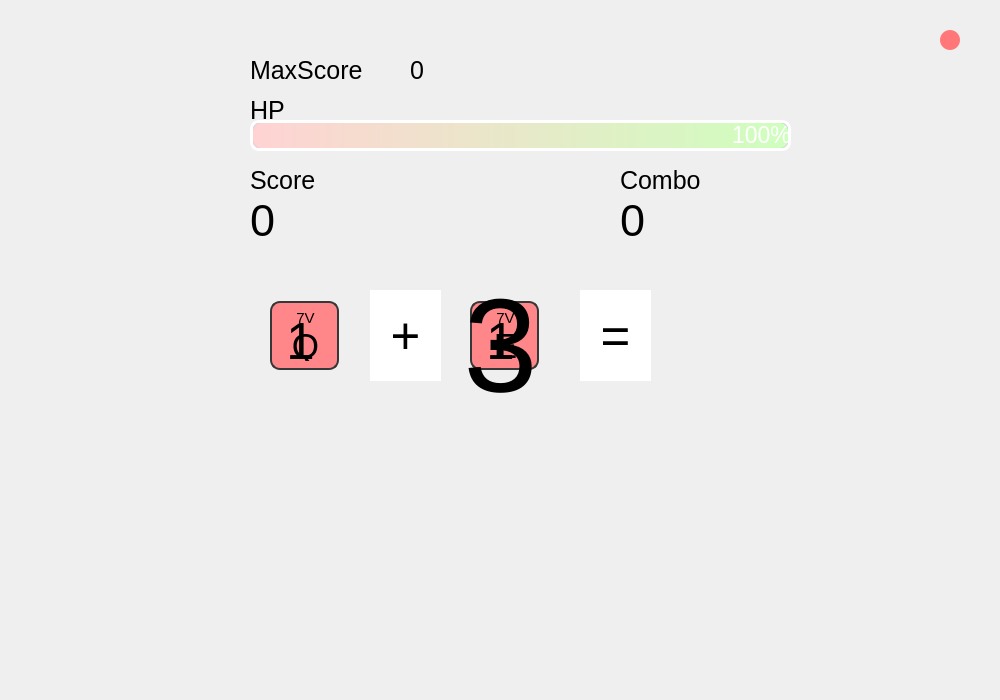
<?xml version="1.0" encoding="UTF-8"?>
<ui version="4.0">
 <class>InfiniteMode</class>
 <widget class="QMainWindow" name="InfiniteMode">
  <property name="geometry">
   <rect>
    <x>0</x>
    <y>0</y>
    <width>1000</width>
    <height>700</height>
   </rect>
  </property>
  <property name="windowTitle">
   <string>MainWindow</string>
  </property>
  <property name="styleSheet">
   <string notr="true">QWidget#centralwidget{
border-image: url(:/BG/BG/backblur.png);
}</string>
  </property>
  <property name="inputMethodHints">
   <set>Qt::InputMethodHint::ImhDigitsOnly</set>
  </property>
  <widget class="QWidget" name="centralwidget">
   <widget class="QLabel" name="N1">
    <property name="geometry">
     <rect>
      <x>240</x>
      <y>280</y>
      <width>121</width>
      <height>121</height>
     </rect>
    </property>
    <property name="font">
     <font>
      <pointsize>38</pointsize>
     </font>
    </property>
    <property name="styleSheet">
     <string notr="true">QLabel#N1{
border-image: url(:/BG/BG/Num.png);
}</string>
    </property>
    <property name="text">
     <string>1</string>
    </property>
    <property name="alignment">
     <set>Qt::AlignmentFlag::AlignCenter</set>
    </property>
   </widget>
   <widget class="QPushButton" name="Close1">
    <property name="geometry">
     <rect>
      <x>940</x>
      <y>30</y>
      <width>20</width>
      <height>20</height>
     </rect>
    </property>
    <property name="font">
     <font>
      <pointsize>38</pointsize>
     </font>
    </property>
    <property name="styleSheet">
     <string notr="true">QPushButton#Close1{
background-color: rgb(255, 119, 121);
border-radius:10px;
}</string>
    </property>
    <property name="text">
     <string/>
    </property>
   </widget>
   <widget class="QLabel" name="label_3">
    <property name="geometry">
     <rect>
      <x>370</x>
      <y>290</y>
      <width>71</width>
      <height>91</height>
     </rect>
    </property>
    <property name="font">
     <font>
      <pointsize>38</pointsize>
     </font>
    </property>
    <property name="styleSheet">
     <string notr="true">border-image: url();
background-color: rgb(255, 255, 255);</string>
    </property>
    <property name="text">
     <string>+</string>
    </property>
    <property name="alignment">
     <set>Qt::AlignmentFlag::AlignCenter</set>
    </property>
   </widget>
   <widget class="QLabel" name="label_4">
    <property name="geometry">
     <rect>
      <x>580</x>
      <y>290</y>
      <width>71</width>
      <height>91</height>
     </rect>
    </property>
    <property name="font">
     <font>
      <pointsize>38</pointsize>
     </font>
    </property>
    <property name="styleSheet">
     <string notr="true">border-image: url();
background-color: rgb(255, 255, 255);</string>
    </property>
    <property name="text">
     <string>=</string>
    </property>
    <property name="alignment">
     <set>Qt::AlignmentFlag::AlignCenter</set>
    </property>
   </widget>
   <widget class="QLabel" name="N2">
    <property name="geometry">
     <rect>
      <x>440</x>
      <y>280</y>
      <width>121</width>
      <height>121</height>
     </rect>
    </property>
    <property name="font">
     <font>
      <pointsize>38</pointsize>
     </font>
    </property>
    <property name="styleSheet">
     <string notr="true">QLabel#N2{
border-image: url(:/BG/BG/Num.png);
}</string>
    </property>
    <property name="text">
     <string>1</string>
    </property>
    <property name="alignment">
     <set>Qt::AlignmentFlag::AlignCenter</set>
    </property>
   </widget>
   <widget class="QProgressBar" name="progressBar">
    <property name="geometry">
     <rect>
      <x>250</x>
      <y>120</y>
      <width>541</width>
      <height>31</height>
     </rect>
    </property>
    <property name="font">
     <font>
      <pointsize>17</pointsize>
      <bold>false</bold>
     </font>
    </property>
    <property name="styleSheet">
     <string notr="true">QProgressBar::chunk
{
border-radius:8px;
background:qlineargradient(spread:pad,x1:0,y1:0,x2:1,y2:0,stop:0 rgb(255, 211, 211) stop:1  rgb(207, 255, 190));
}
QProgressBar#progressBar
{
height:22px;
text-align:right;
border-radius:9px;
border-style:solid;
border-width:3px;
boder-color:rgb(201, 201, 211);
background: rgb(201, 201, 211);
color:rgb(255, 255, 255);
}</string>
    </property>
    <property name="value">
     <number>100</number>
    </property>
   </widget>
   <widget class="QLabel" name="label_5">
    <property name="geometry">
     <rect>
      <x>250</x>
      <y>90</y>
      <width>121</width>
      <height>41</height>
     </rect>
    </property>
    <property name="font">
     <font>
      <pointsize>-1</pointsize>
     </font>
    </property>
    <property name="styleSheet">
     <string notr="true">font-size:25px;</string>
    </property>
    <property name="text">
     <string>HP</string>
    </property>
   </widget>
   <widget class="QLabel" name="label_6">
    <property name="geometry">
     <rect>
      <x>250</x>
      <y>160</y>
      <width>121</width>
      <height>41</height>
     </rect>
    </property>
    <property name="font">
     <font>
      <pointsize>-1</pointsize>
     </font>
    </property>
    <property name="styleSheet">
     <string notr="true">font-size:25px;</string>
    </property>
    <property name="text">
     <string>Score</string>
    </property>
   </widget>
   <widget class="QLabel" name="label_7">
    <property name="geometry">
     <rect>
      <x>620</x>
      <y>160</y>
      <width>121</width>
      <height>41</height>
     </rect>
    </property>
    <property name="font">
     <font>
      <pointsize>-1</pointsize>
     </font>
    </property>
    <property name="styleSheet">
     <string notr="true">font-size:25px;</string>
    </property>
    <property name="text">
     <string>Combo</string>
    </property>
   </widget>
   <widget class="QLabel" name="Hund">
    <property name="geometry">
     <rect>
      <x>260</x>
      <y>770</y>
      <width>121</width>
      <height>41</height>
     </rect>
    </property>
    <property name="font">
     <font>
      <pointsize>-1</pointsize>
     </font>
    </property>
    <property name="styleSheet">
     <string notr="true">font-size:17px;
</string>
    </property>
    <property name="text">
     <string>Chaos value</string>
    </property>
   </widget>
   <widget class="QLabel" name="Score">
    <property name="geometry">
     <rect>
      <x>250</x>
      <y>200</y>
      <width>321</width>
      <height>41</height>
     </rect>
    </property>
    <property name="font">
     <font>
      <pointsize>34</pointsize>
     </font>
    </property>
    <property name="text">
     <string>0</string>
    </property>
   </widget>
   <widget class="QLabel" name="Combo">
    <property name="geometry">
     <rect>
      <x>620</x>
      <y>200</y>
      <width>211</width>
      <height>41</height>
     </rect>
    </property>
    <property name="font">
     <font>
      <pointsize>34</pointsize>
     </font>
    </property>
    <property name="text">
     <string>0</string>
    </property>
   </widget>
   <widget class="QLabel" name="label_2">
    <property name="geometry">
     <rect>
      <x>60</x>
      <y>440</y>
      <width>151</width>
      <height>41</height>
     </rect>
    </property>
    <property name="font">
     <font>
      <pointsize>38</pointsize>
     </font>
    </property>
    <property name="styleSheet">
     <string notr="true">border-image: url(:/BG/BG/Space.png);</string>
    </property>
    <property name="text">
     <string/>
    </property>
   </widget>
   <widget class="QLabel" name="label_9">
    <property name="geometry">
     <rect>
      <x>50</x>
      <y>140</y>
      <width>151</width>
      <height>41</height>
     </rect>
    </property>
    <property name="font">
     <font>
      <pointsize>38</pointsize>
     </font>
    </property>
    <property name="styleSheet">
     <string notr="true">border-image: url(:/BG/BG/Clear.png);</string>
    </property>
    <property name="text">
     <string/>
    </property>
   </widget>
   <widget class="QLabel" name="label_10">
    <property name="geometry">
     <rect>
      <x>65</x>
      <y>210</y>
      <width>121</width>
      <height>41</height>
     </rect>
    </property>
    <property name="font">
     <font>
      <pointsize>38</pointsize>
     </font>
    </property>
    <property name="styleSheet">
     <string notr="true">border-image: url(:/BG/BG/No.png);</string>
    </property>
    <property name="text">
     <string/>
    </property>
   </widget>
   <widget class="QLabel" name="label_11">
    <property name="geometry">
     <rect>
      <x>65</x>
      <y>280</y>
      <width>121</width>
      <height>41</height>
     </rect>
    </property>
    <property name="font">
     <font>
      <pointsize>38</pointsize>
     </font>
    </property>
    <property name="styleSheet">
     <string notr="true">border-image: url(:/BG/BG/Re.png);</string>
    </property>
    <property name="text">
     <string/>
    </property>
   </widget>
   <widget class="QLabel" name="label_12">
    <property name="geometry">
     <rect>
      <x>60</x>
      <y>350</y>
      <width>151</width>
      <height>41</height>
     </rect>
    </property>
    <property name="font">
     <font>
      <pointsize>38</pointsize>
     </font>
    </property>
    <property name="styleSheet">
     <string notr="true">border-image: url(:/BG/BG/Submmit.png);</string>
    </property>
    <property name="text">
     <string/>
    </property>
   </widget>
   <widget class="QProgressBar" name="progressBar_2">
    <property name="geometry">
     <rect>
      <x>260</x>
      <y>870</y>
      <width>501</width>
      <height>31</height>
     </rect>
    </property>
    <property name="font">
     <font>
      <pointsize>17</pointsize>
      <bold>false</bold>
     </font>
    </property>
    <property name="styleSheet">
     <string notr="true">QProgressBar::chunk
{
border-radius:8px;
background:rgb(54, 53, 53);
}
QProgressBar#progressBar_2
{
height:22px;
text-align:right;
border-radius:9px;
border-style:solid;
border-width:3px;
boder-color:rgb(201, 201, 211);
background: rgb(201, 201, 211);
color:rgb(255, 255, 255);
}</string>
    </property>
    <property name="value">
     <number>0</number>
    </property>
   </widget>
   <widget class="QLabel" name="TOPB">
    <property name="geometry">
     <rect>
      <x>310</x>
      <y>-540</y>
      <width>391</width>
      <height>521</height>
     </rect>
    </property>
    <property name="font">
     <font>
      <pointsize>38</pointsize>
     </font>
    </property>
    <property name="styleSheet">
     <string notr="true">border-image: url(:/BG/BG/green.png);</string>
    </property>
    <property name="text">
     <string/>
    </property>
   </widget>
   <widget class="QLabel" name="TopLa">
    <property name="geometry">
     <rect>
      <x>350</x>
      <y>-120</y>
      <width>231</width>
      <height>51</height>
     </rect>
    </property>
    <property name="font">
     <font>
      <pointsize>-1</pointsize>
     </font>
    </property>
    <property name="styleSheet">
     <string notr="true">font-size:30px;</string>
    </property>
    <property name="text">
     <string>You're trapped</string>
    </property>
   </widget>
   <widget class="QLabel" name="ToP">
    <property name="geometry">
     <rect>
      <x>490</x>
      <y>-130</y>
      <width>171</width>
      <height>61</height>
     </rect>
    </property>
    <property name="font">
     <font>
      <pointsize>38</pointsize>
     </font>
    </property>
    <property name="styleSheet">
     <string notr="true">border-image: url(:/BG/BG/No.png);</string>
    </property>
    <property name="text">
     <string/>
    </property>
   </widget>
   <widget class="QProgressBar" name="progressBar_3">
    <property name="geometry">
     <rect>
      <x>320</x>
      <y>-530</y>
      <width>371</width>
      <height>497</height>
     </rect>
    </property>
    <property name="font">
     <font>
      <pointsize>17</pointsize>
      <bold>false</bold>
     </font>
    </property>
    <property name="styleSheet">
     <string notr="true">QProgressBar::chunk
{
border-radius:15px;
	background-color: rgba(5, 149, 4, 100);
}
QProgressBar#progressBar_3
{
border-radius:15px;
border-style:solid;
border-width:3px;
boder-color:rgba(201, 201, 211,0);
background-color: rgba(255, 255, 255, 0);
color:rgb(255, 255, 255);
}</string>
    </property>
    <property name="value">
     <number>0</number>
    </property>
    <property name="textVisible">
     <bool>false</bool>
    </property>
    <property name="orientation">
     <enum>Qt::Orientation::Vertical</enum>
    </property>
   </widget>
   <widget class="QLabel" name="HunT">
    <property name="geometry">
     <rect>
      <x>530</x>
      <y>800</y>
      <width>251</width>
      <height>151</height>
     </rect>
    </property>
    <property name="font">
     <font>
      <pointsize>38</pointsize>
     </font>
    </property>
    <property name="styleSheet">
     <string notr="true">border-image: url(:/BG/BG/warning.png);</string>
    </property>
    <property name="text">
     <string/>
    </property>
   </widget>
   <widget class="QCheckBox" name="C1">
    <property name="geometry">
     <rect>
      <x>270</x>
      <y>280</y>
      <width>81</width>
      <height>111</height>
     </rect>
    </property>
    <property name="font">
     <font>
      <pointsize>38</pointsize>
     </font>
    </property>
    <property name="cursor">
     <cursorShape>SplitVCursor</cursorShape>
    </property>
    <property name="focusPolicy">
     <enum>Qt::FocusPolicy::NoFocus</enum>
    </property>
    <property name="toolTip">
     <string/>
    </property>
    <property name="toolTipDuration">
     <number>0</number>
    </property>
    <property name="styleSheet">
     <string notr="true">/*设置qcheckbox控件中的勾选框的属性*/
 QCheckBox::indicator{
border-radius:10px;
width: 65px;/*勾选框的大小*/
height: 65px;
    border-width:2px;
	border-color:rgb(55, 55, 55);
border-style:solid;
	background-color: rgb(255, 135, 137);
}
QCheckBox::indicator:checked {
width: 65px;/*勾选框的大小*/
height: 65px;
border-radius:10px;
    border-width:2px;
	border-color:rgb(55, 55, 55);
border-style:solid;
	background-color: rgb(165, 255, 151);
}
</string>
    </property>
    <property name="text">
     <string/>
    </property>
    <property name="checked">
     <bool>false</bool>
    </property>
    <property name="tristate">
     <bool>false</bool>
    </property>
   </widget>
   <widget class="QCheckBox" name="C3">
    <property name="geometry">
     <rect>
      <x>470</x>
      <y>280</y>
      <width>81</width>
      <height>111</height>
     </rect>
    </property>
    <property name="font">
     <font>
      <pointsize>38</pointsize>
     </font>
    </property>
    <property name="cursor">
     <cursorShape>SplitVCursor</cursorShape>
    </property>
    <property name="toolTipDuration">
     <number>0</number>
    </property>
    <property name="styleSheet">
     <string notr="true">/*设置qcheckbox控件中的勾选框的属性*/
 QCheckBox::indicator{
border-radius:10px;
width: 65px;/*勾选框的大小*/
height: 65px;
    border-width:2px;
	border-color:rgb(55, 55, 55);
border-style:solid;
	background-color: rgb(255, 135, 137);
}
QCheckBox::indicator:checked {
width: 65px;/*勾选框的大小*/
height: 65px;
border-radius:10px;
    border-width:2px;
	border-color:rgb(55, 55, 55);
border-style:solid;
	background-color: rgb(165, 255, 151);
}
</string>
    </property>
    <property name="text">
     <string/>
    </property>
    <property name="checked">
     <bool>false</bool>
    </property>
   </widget>
   <widget class="QCheckBox" name="C2">
    <property name="geometry">
     <rect>
      <x>370</x>
      <y>280</y>
      <width>81</width>
      <height>111</height>
     </rect>
    </property>
    <property name="font">
     <font>
      <pointsize>38</pointsize>
     </font>
    </property>
    <property name="cursor">
     <cursorShape>SplitVCursor</cursorShape>
    </property>
    <property name="toolTipDuration">
     <number>0</number>
    </property>
    <property name="styleSheet">
     <string notr="true">/*设置qcheckbox控件中的勾选框的属性*/
 QCheckBox::indicator{
border-radius:10px;
width: 65px;/*勾选框的大小*/
height: 65px;
    border-width:2px;
	border-color:rgb(55, 55, 55);
border-style:solid;
	background-color: rgb(255, 135, 137);
}
QCheckBox::indicator:checked {
width: 65px;/*勾选框的大小*/
height: 65px;
border-radius:10px;
    border-width:2px;
	border-color:rgb(55, 55, 55);
border-style:solid;
	background-color: rgb(165, 255, 151);
}
</string>
    </property>
    <property name="text">
     <string/>
    </property>
    <property name="checked">
     <bool>false</bool>
    </property>
   </widget>
   <widget class="QCheckBox" name="C4">
    <property name="geometry">
     <rect>
      <x>580</x>
      <y>280</y>
      <width>81</width>
      <height>111</height>
     </rect>
    </property>
    <property name="font">
     <font>
      <pointsize>38</pointsize>
     </font>
    </property>
    <property name="cursor">
     <cursorShape>SplitVCursor</cursorShape>
    </property>
    <property name="toolTipDuration">
     <number>0</number>
    </property>
    <property name="styleSheet">
     <string notr="true">/*设置qcheckbox控件中的勾选框的属性*/
 QCheckBox::indicator{
border-radius:10px;
width: 65px;/*勾选框的大小*/
height: 65px;
    border-width:2px;
	border-color:rgb(55, 55, 55);
border-style:solid;
	background-color: rgb(255, 135, 137);
}
QCheckBox::indicator:checked {
width: 65px;/*勾选框的大小*/
height: 65px;
border-radius:10px;
    border-width:2px;
	border-color:rgb(55, 55, 55);
border-style:solid;
	background-color: rgb(165, 255, 151);
}
</string>
    </property>
    <property name="text">
     <string/>
    </property>
    <property name="checked">
     <bool>false</bool>
    </property>
   </widget>
   <widget class="QLabel" name="No1">
    <property name="geometry">
     <rect>
      <x>280</x>
      <y>310</y>
      <width>51</width>
      <height>16</height>
     </rect>
    </property>
    <property name="font">
     <font>
      <pointsize>-1</pointsize>
     </font>
    </property>
    <property name="styleSheet">
     <string notr="true">font-size:15px;</string>
    </property>
    <property name="text">
     <string>7V</string>
    </property>
    <property name="alignment">
     <set>Qt::AlignmentFlag::AlignCenter</set>
    </property>
   </widget>
   <widget class="QProgressBar" name="progressBar_4">
    <property name="geometry">
     <rect>
      <x>0</x>
      <y>-60</y>
      <width>501</width>
      <height>31</height>
     </rect>
    </property>
    <property name="font">
     <font>
      <pointsize>17</pointsize>
      <bold>false</bold>
     </font>
    </property>
    <property name="styleSheet">
     <string notr="true">QProgressBar::chunk
{
border-radius:8px;
background:rgb(204, 216, 228);
}
QProgressBar#progressBar_4
{
height:22px;
text-align:right;
border-radius:9px;
border-style:solid;
border-width:3px;
boder-color:rgb(201, 201, 211);
background: rgb(201, 201, 211);
color:rgb(255, 255, 255);
}</string>
    </property>
    <property name="value">
     <number>100</number>
    </property>
    <property name="alignment">
     <set>Qt::AlignmentFlag::AlignRight|Qt::AlignmentFlag::AlignTrailing|Qt::AlignmentFlag::AlignVCenter</set>
    </property>
    <property name="textVisible">
     <bool>true</bool>
    </property>
   </widget>
   <widget class="QLabel" name="Progre">
    <property name="geometry">
     <rect>
      <x>1080</x>
      <y>220</y>
      <width>121</width>
      <height>41</height>
     </rect>
    </property>
    <property name="font">
     <font>
      <pointsize>25</pointsize>
     </font>
    </property>
    <property name="styleSheet">
     <string notr="true">color: rgb(133, 84, 0);</string>
    </property>
    <property name="text">
     <string>混沌值</string>
    </property>
   </widget>
   <widget class="QLabel" name="No2">
    <property name="geometry">
     <rect>
      <x>380</x>
      <y>310</y>
      <width>51</width>
      <height>16</height>
     </rect>
    </property>
    <property name="font">
     <font>
      <pointsize>-1</pointsize>
     </font>
    </property>
    <property name="styleSheet">
     <string notr="true">font-size:15px;</string>
    </property>
    <property name="text">
     <string>7V</string>
    </property>
    <property name="alignment">
     <set>Qt::AlignmentFlag::AlignCenter</set>
    </property>
   </widget>
   <widget class="QLabel" name="No3">
    <property name="geometry">
     <rect>
      <x>480</x>
      <y>310</y>
      <width>51</width>
      <height>16</height>
     </rect>
    </property>
    <property name="font">
     <font>
      <pointsize>-1</pointsize>
     </font>
    </property>
    <property name="styleSheet">
     <string notr="true">font-size:15px;</string>
    </property>
    <property name="text">
     <string>7V</string>
    </property>
    <property name="alignment">
     <set>Qt::AlignmentFlag::AlignCenter</set>
    </property>
   </widget>
   <widget class="QLabel" name="No4">
    <property name="geometry">
     <rect>
      <x>590</x>
      <y>310</y>
      <width>51</width>
      <height>16</height>
     </rect>
    </property>
    <property name="font">
     <font>
      <pointsize>-1</pointsize>
     </font>
    </property>
    <property name="styleSheet">
     <string notr="true">font-size:15px;</string>
    </property>
    <property name="text">
     <string>7V</string>
    </property>
    <property name="alignment">
     <set>Qt::AlignmentFlag::AlignCenter</set>
    </property>
   </widget>
   <widget class="QLabel" name="lineEdit">
    <property name="geometry">
     <rect>
      <x>650</x>
      <y>280</y>
      <width>121</width>
      <height>121</height>
     </rect>
    </property>
    <property name="font">
     <font>
      <pointsize>38</pointsize>
     </font>
    </property>
    <property name="cursor">
     <cursorShape>ArrowCursor</cursorShape>
    </property>
    <property name="styleSheet">
     <string notr="true">border-image: url(:/BG/BG/NumA.png);</string>
    </property>
    <property name="text">
     <string/>
    </property>
    <property name="alignment">
     <set>Qt::AlignmentFlag::AlignCenter</set>
    </property>
   </widget>
   <widget class="QLabel" name="ERRORT">
    <property name="geometry">
     <rect>
      <x>240</x>
      <y>-270</y>
      <width>361</width>
      <height>211</height>
     </rect>
    </property>
    <property name="font">
     <font>
      <pointsize>38</pointsize>
     </font>
    </property>
    <property name="styleSheet">
     <string notr="true">border-image: url(:/BG/BG/mech.png);</string>
    </property>
    <property name="text">
     <string/>
    </property>
   </widget>
   <widget class="QLabel" name="ERRORT1">
    <property name="geometry">
     <rect>
      <x>250</x>
      <y>-150</y>
      <width>441</width>
      <height>31</height>
     </rect>
    </property>
    <property name="font">
     <font>
      <pointsize>-1</pointsize>
     </font>
    </property>
    <property name="styleSheet">
     <string notr="true">color: rgb(133, 84, 0);
border-radius:10px;
border-color:rgb(133, 84, 0);
background-color: rgb(255, 255, 255);
border-width:2px;
border-style:solid;
font-size:25px;</string>
    </property>
    <property name="text">
     <string>请将电压调整至25V (3/3)</string>
    </property>
   </widget>
   <widget class="QLabel" name="Q">
    <property name="geometry">
     <rect>
      <x>290</x>
      <y>330</y>
      <width>31</width>
      <height>31</height>
     </rect>
    </property>
    <property name="font">
     <font>
      <pointsize>-1</pointsize>
     </font>
    </property>
    <property name="styleSheet">
     <string notr="true">font-size:35px;</string>
    </property>
    <property name="text">
     <string>Q</string>
    </property>
    <property name="alignment">
     <set>Qt::AlignmentFlag::AlignCenter</set>
    </property>
   </widget>
   <widget class="QLabel" name="W">
    <property name="geometry">
     <rect>
      <x>390</x>
      <y>330</y>
      <width>31</width>
      <height>31</height>
     </rect>
    </property>
    <property name="font">
     <font>
      <pointsize>-1</pointsize>
     </font>
    </property>
    <property name="styleSheet">
     <string notr="true">font-size:35px;</string>
    </property>
    <property name="text">
     <string>W</string>
    </property>
    <property name="alignment">
     <set>Qt::AlignmentFlag::AlignCenter</set>
    </property>
   </widget>
   <widget class="QLabel" name="E">
    <property name="geometry">
     <rect>
      <x>490</x>
      <y>330</y>
      <width>31</width>
      <height>31</height>
     </rect>
    </property>
    <property name="font">
     <font>
      <pointsize>-1</pointsize>
     </font>
    </property>
    <property name="styleSheet">
     <string notr="true">font-size:35px;</string>
    </property>
    <property name="text">
     <string>E</string>
    </property>
    <property name="alignment">
     <set>Qt::AlignmentFlag::AlignCenter</set>
    </property>
   </widget>
   <widget class="QLabel" name="R">
    <property name="geometry">
     <rect>
      <x>600</x>
      <y>330</y>
      <width>31</width>
      <height>31</height>
     </rect>
    </property>
    <property name="font">
     <font>
      <pointsize>-1</pointsize>
     </font>
    </property>
    <property name="styleSheet">
     <string notr="true">font-size:35px;</string>
    </property>
    <property name="text">
     <string>R</string>
    </property>
    <property name="alignment">
     <set>Qt::AlignmentFlag::AlignCenter</set>
    </property>
   </widget>
   <widget class="QLabel" name="IncreT">
    <property name="geometry">
     <rect>
      <x>1080</x>
      <y>100</y>
      <width>161</width>
      <height>101</height>
     </rect>
    </property>
    <property name="font">
     <font>
      <pointsize>38</pointsize>
     </font>
    </property>
    <property name="styleSheet">
     <string notr="true">border-image: url(:/BG/BG/mount.png);</string>
    </property>
    <property name="text">
     <string/>
    </property>
   </widget>
   <widget class="QLabel" name="Score_2">
    <property name="geometry">
     <rect>
      <x>410</x>
      <y>50</y>
      <width>371</width>
      <height>41</height>
     </rect>
    </property>
    <property name="font">
     <font>
      <pointsize>-1</pointsize>
     </font>
    </property>
    <property name="styleSheet">
     <string notr="true">font-size:25px;</string>
    </property>
    <property name="text">
     <string>0</string>
    </property>
   </widget>
   <widget class="QLabel" name="label_8">
    <property name="geometry">
     <rect>
      <x>250</x>
      <y>50</y>
      <width>151</width>
      <height>41</height>
     </rect>
    </property>
    <property name="font">
     <font>
      <pointsize>-1</pointsize>
     </font>
    </property>
    <property name="styleSheet">
     <string notr="true">font-size:25px;</string>
    </property>
    <property name="text">
     <string>MaxScore</string>
    </property>
   </widget>
   <widget class="QLabel" name="CNT">
    <property name="geometry">
     <rect>
      <x>380</x>
      <y>220</y>
      <width>241</width>
      <height>251</height>
     </rect>
    </property>
    <property name="font">
     <font>
      <pointsize>100</pointsize>
      <bold>false</bold>
     </font>
    </property>
    <property name="styleSheet">
     <string notr="true">QLabel#CNT{
border-image: url(:/BG/BG/Num.png);
}</string>
    </property>
    <property name="text">
     <string>3</string>
    </property>
    <property name="alignment">
     <set>Qt::AlignmentFlag::AlignCenter</set>
    </property>
   </widget>
   <zorder>C2</zorder>
   <zorder>C1</zorder>
   <zorder>C3</zorder>
   <zorder>C4</zorder>
   <zorder>Q</zorder>
   <zorder>R</zorder>
   <zorder>W</zorder>
   <zorder>E</zorder>
   <zorder>No1</zorder>
   <zorder>No2</zorder>
   <zorder>No4</zorder>
   <zorder>No3</zorder>
   <zorder>Close1</zorder>
   <zorder>label_3</zorder>
   <zorder>label_4</zorder>
   <zorder>N2</zorder>
   <zorder>progressBar</zorder>
   <zorder>label_5</zorder>
   <zorder>label_6</zorder>
   <zorder>label_7</zorder>
   <zorder>Hund</zorder>
   <zorder>Score</zorder>
   <zorder>Combo</zorder>
   <zorder>label_2</zorder>
   <zorder>label_9</zorder>
   <zorder>label_10</zorder>
   <zorder>label_11</zorder>
   <zorder>progressBar_2</zorder>
   <zorder>label_12</zorder>
   <zorder>HunT</zorder>
   <zorder>progressBar_4</zorder>
   <zorder>Progre</zorder>
   <zorder>N1</zorder>
   <zorder>lineEdit</zorder>
   <zorder>IncreT</zorder>
   <zorder>Score_2</zorder>
   <zorder>label_8</zorder>
   <zorder>progressBar_3</zorder>
   <zorder>TOPB</zorder>
   <zorder>ToP</zorder>
   <zorder>TopLa</zorder>
   <zorder>ERRORT1</zorder>
   <zorder>ERRORT</zorder>
   <zorder>CNT</zorder>
  </widget>
 </widget>
 <resources/>
 <connections/>
</ui>
